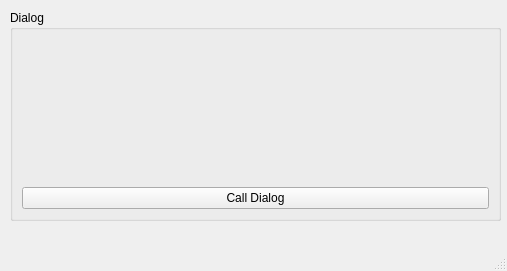
<?xml version="1.0" encoding="UTF-8"?>
<ui version="4.0">
 <class>MainWindow</class>
 <widget class="QMainWindow" name="MainWindow">
  <property name="geometry">
   <rect>
    <x>0</x>
    <y>0</y>
    <width>507</width>
    <height>271</height>
   </rect>
  </property>
  <property name="windowTitle">
   <string>MainWindow</string>
  </property>
  <widget class="QWidget" name="centralwidget">
   <widget class="QGroupBox" name="groupBox">
    <property name="geometry">
     <rect>
      <x>10</x>
      <y>10</y>
      <width>491</width>
      <height>211</height>
     </rect>
    </property>
    <property name="title">
     <string>Dialog</string>
    </property>
    <layout class="QVBoxLayout" name="verticalLayout">
     <item>
      <widget class="QLabel" name="label">
       <property name="font">
        <font>
         <pointsize>14</pointsize>
        </font>
       </property>
       <property name="text">
        <string/>
       </property>
       <property name="alignment">
        <set>Qt::AlignCenter</set>
       </property>
      </widget>
     </item>
     <item>
      <widget class="QPushButton" name="pushButton">
       <property name="text">
        <string>Call Dialog</string>
       </property>
      </widget>
     </item>
    </layout>
   </widget>
  </widget>
  <widget class="QMenuBar" name="menubar">
   <property name="geometry">
    <rect>
     <x>0</x>
     <y>0</y>
     <width>507</width>
     <height>21</height>
    </rect>
   </property>
  </widget>
  <widget class="QStatusBar" name="statusbar"/>
 </widget>
 <resources/>
 <connections/>
</ui>
